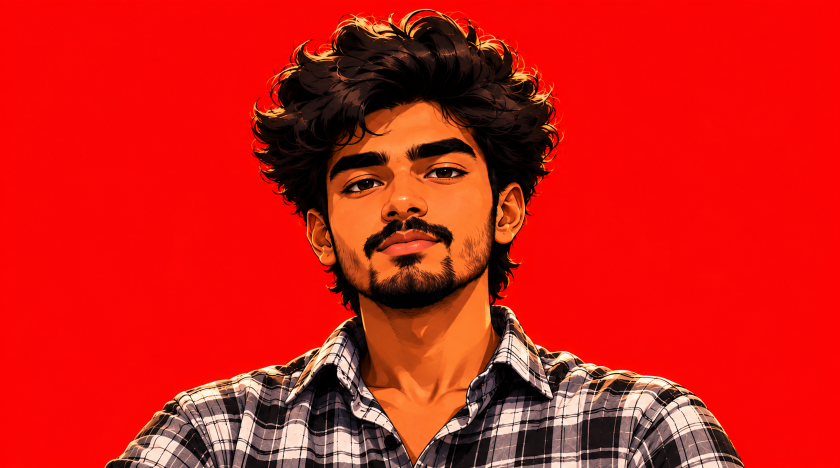
#> input picture public/character_image.png, 1680 x 936 px (shown at 1/2 size)
$ python fix_center_color.py
#> lines starting #> are read from the running program, lines starting #| are printed output that depends on the picture; after the words box and inside, x2 and y2 are one past the last pixel; in counts of white or black regions, pixels touching at a corner belong together
import cv2
import numpy as np
from PIL import Image

# Target background color from the video frames (BGR)
TARGET_BG_BGR = np.array([11, 13, 235], dtype=np.uint8)   # #eb0d0b in BGR

# Load character_image.png
img = cv2.imread("public/character_image.png")
#> img is the input picture: shape (936, 1680, 3); mean B, G, R 19.3, 27, 206.7
h, w = img.shape[:2]
#> h = 936; w = 1680

print(f"Image size: {w}x{h}")
#| Image size: 1680x936

# Sample existing background color from corners
corner_samples = [
    img[10, 10],
    img[10, w - 10],
    img[h // 2, 10],
    img[h // 2, w - 10],
    img[50, 50],
    img[50, w - 50],
]
#> corner_samples = [[2, 3, 252], [2, 2, 252], [1, 2, 251], [3, 3, 252], [5, 4, 249], [4, 4, 251]]
sample_colors = np.array(corner_samples)
#> sample_colors has the same summary as corner_samples
src_bg_bgr = np.median(sample_colors, axis=0).astype(np.uint8)
#> src_bg_bgr = [2, 3, 251]
print(f"Detected source BG (BGR): {src_bg_bgr} -> #{src_bg_bgr[2]:02x}{src_bg_bgr[1]:02x}{src_bg_bgr[0]:02x}")
#| Detected source BG (BGR): [  2   3 251] -> #fb0302
print(f"Target BG       (BGR): {TARGET_BG_BGR} -> #{TARGET_BG_BGR[2]:02x}{TARGET_BG_BGR[1]:02x}{TARGET_BG_BGR[0]:02x}")

# Create a mask for pixels that are "background-like"
# Background is pure red: high R, low G, low B
img_f = img.astype(np.float32)

# Heuristic: background pixels have R channel (index 2 in BGR) much higher than G and B
r = img_f[:, :, 2]
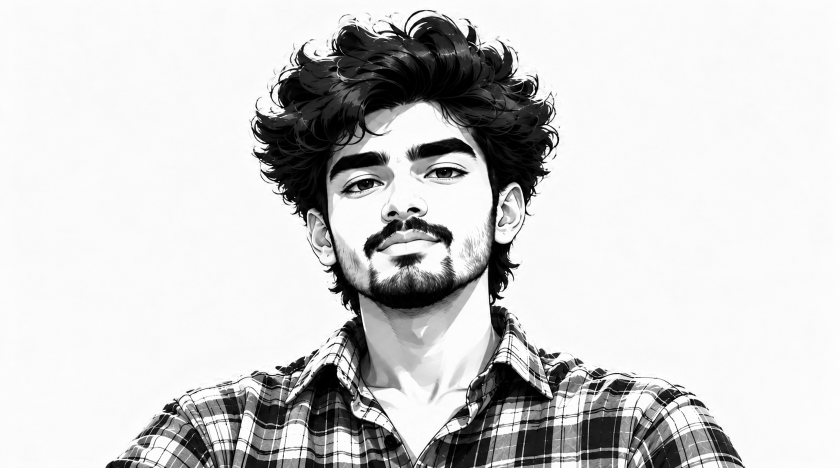
#> r: shape (936, 1680) float32 (shown at 1/2 size); min 0, max 255, mean 206.7
g = img_f[:, :, 1]
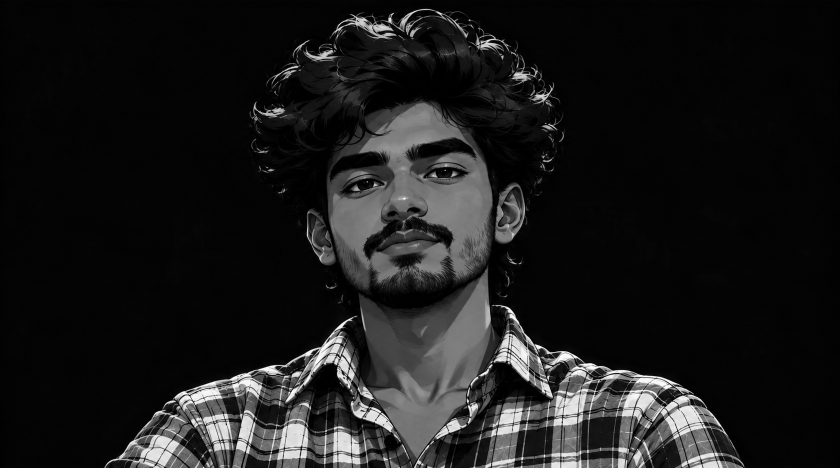
#> g: shape (936, 1680) float32 (shown at 1/2 size); min 0, max 255, mean 27
b = img_f[:, :, 0]
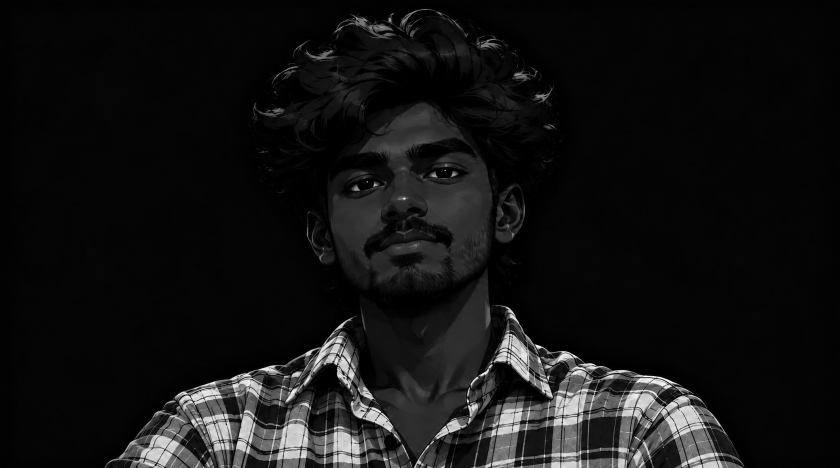
#> b: shape (936, 1680) float32 (shown at 1/2 size); min 0, max 255, mean 19.3

# Background mask: red dominant, relatively low green and blue
bg_mask = (r > 160) & (g < 60) & (b < 60)
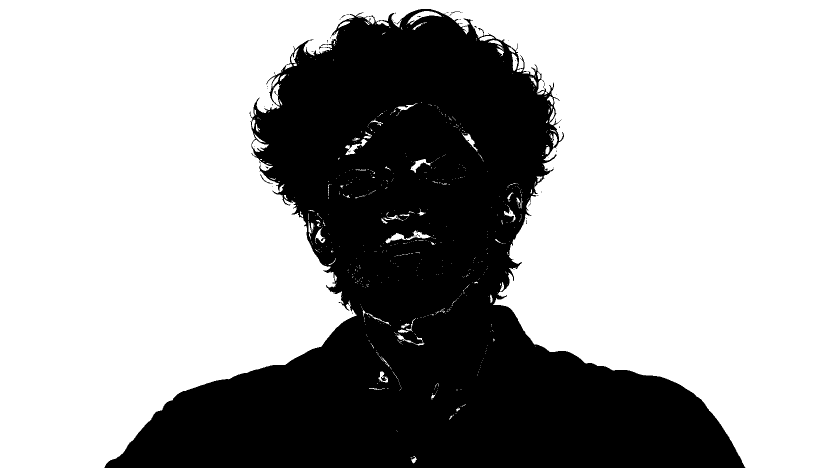
#> bg_mask: shape (936, 1680) bool (shown at 1/2 size); 66.2% white; 65 black regions (62 under 20 px), largest, box (x1, y1, x2, y2) and area: (209, 18, 1491, 936) 530513, (521, 348, 546, 367) 51, (899, 23, 923, 32) 30

# Erode mask slightly to avoid bleeding into character edges
kernel = np.ones((3, 3), np.uint8)
bg_mask_u8 = bg_mask.astype(np.uint8) * 255
bg_mask_eroded = cv2.erode(bg_mask_u8, kernel, iterations=2)
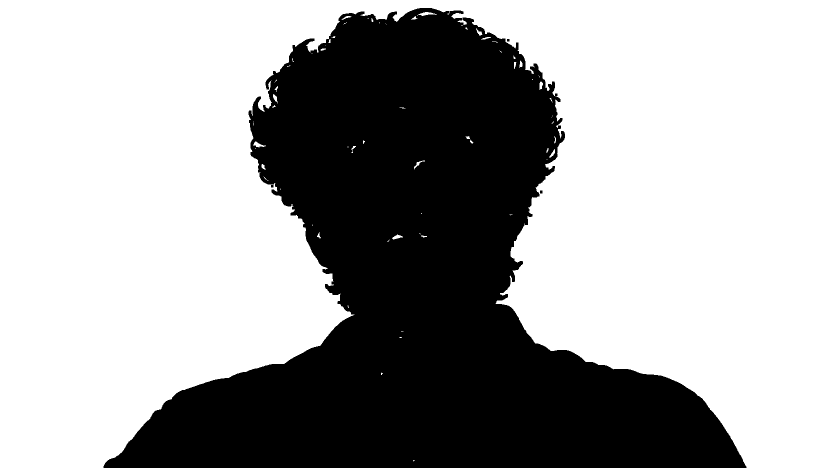
#> bg_mask_eroded: shape (936, 1680) (shown at 1/2 size); 64.8% white; 4 black regions, box (x1, y1, x2, y2) and area: (207, 16, 1493, 936) 553861, (1080, 381, 1085, 387) 30, (1014, 78, 1019, 83) 25, (542, 370, 547, 375) 25

# Replace background pixels with exact target color
result = img.copy()
result[bg_mask_eroded > 0] = TARGET_BG_BGR

# Create a smooth alpha-blended transition at the edges
# Dilate to find edge pixels
bg_mask_dilated = cv2.dilate(bg_mask_eroded, kernel, iterations=3)
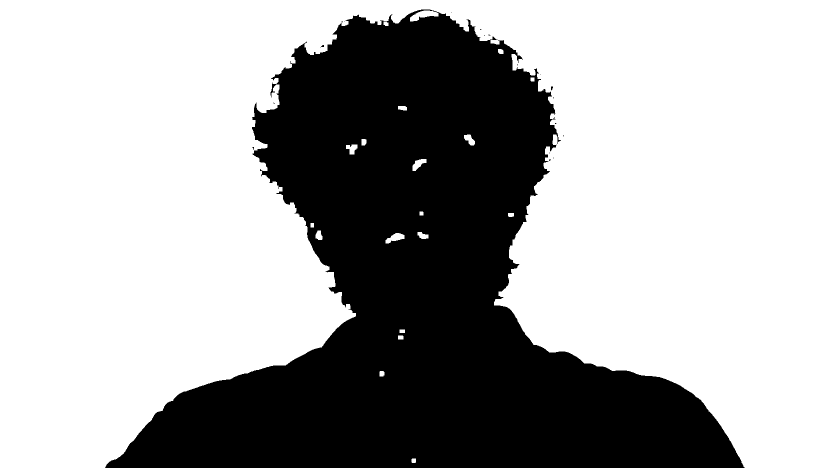
#> bg_mask_dilated: shape (936, 1680) (shown at 1/2 size); 66.2% white; 22 black regions (20 under 20 px), largest, box (x1, y1, x2, y2) and area: (210, 19, 1489, 936) 531194, (1102, 173, 1106, 181) 24
edge_mask = (bg_mask_dilated > 0) & (bg_mask_eroded == 0)
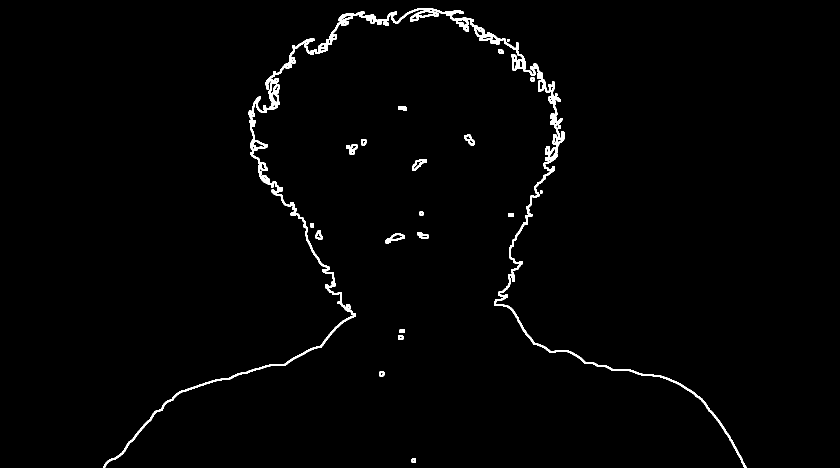
#> edge_mask: shape (936, 1680) bool (shown at 1/2 size); 1.4% white; 23 white regions, largest, box (x1, y1, x2, y2) and area: (207, 16, 1493, 936) 19703, (820, 21, 877, 43) 469, (771, 466, 809, 487) 319

# For edge pixels: blend between original and target based on how "red" they are
edge_pixels = result[edge_mask].astype(np.float32)
orig_edge = img[edge_mask].astype(np.float32)

# Blend factor: how much of the original was background-colored
er = orig_edge[:, 2]
eg = orig_edge[:, 1]
eb = orig_edge[:, 0]
edge_redness = np.clip((er - 160) / 95.0, 0, 1) * np.clip((60 - eg) / 60.0, 0, 1)

target_f = TARGET_BG_BGR.astype(np.float32)
blended = orig_edge * (1 - edge_redness[:, None]) + target_f[None, :] * edge_redness[:, None]
result[edge_mask] = np.clip(blended, 0, 255).astype(np.uint8)
#> result: shape (936, 1680, 3); mean B, G, R 24.1, 33.2, 196.8

# Save as WebP to public/frames/center.webp for seamless integration
webp_params = [cv2.IMWRITE_WEBP_QUALITY, 96]
cv2.imwrite("public/frames/center_corrected.webp", result, webp_params)
cv2.imwrite("public/character_image_corrected.png", result)

# Verify background color after fix
corners_after = [result[10, 10], result[10, w-10], result[h//2, 10], result[h//2, w-10]]
#> corners_after = [[11, 13, 235], [11, 13, 235], [11, 13, 235], [11, 13, 235]]
after_bg = np.median(corners_after, axis=0).astype(int)
#> after_bg = [11, 13, 235]
print(f"Result BG (BGR): {after_bg} -> #{after_bg[2]:02x}{after_bg[1]:02x}{after_bg[0]:02x}")
#| Result BG (BGR): [ 11  13 235] -> #eb0d0b
print("Saved: public/character_image_corrected.png and public/frames/center_corrected.webp")
